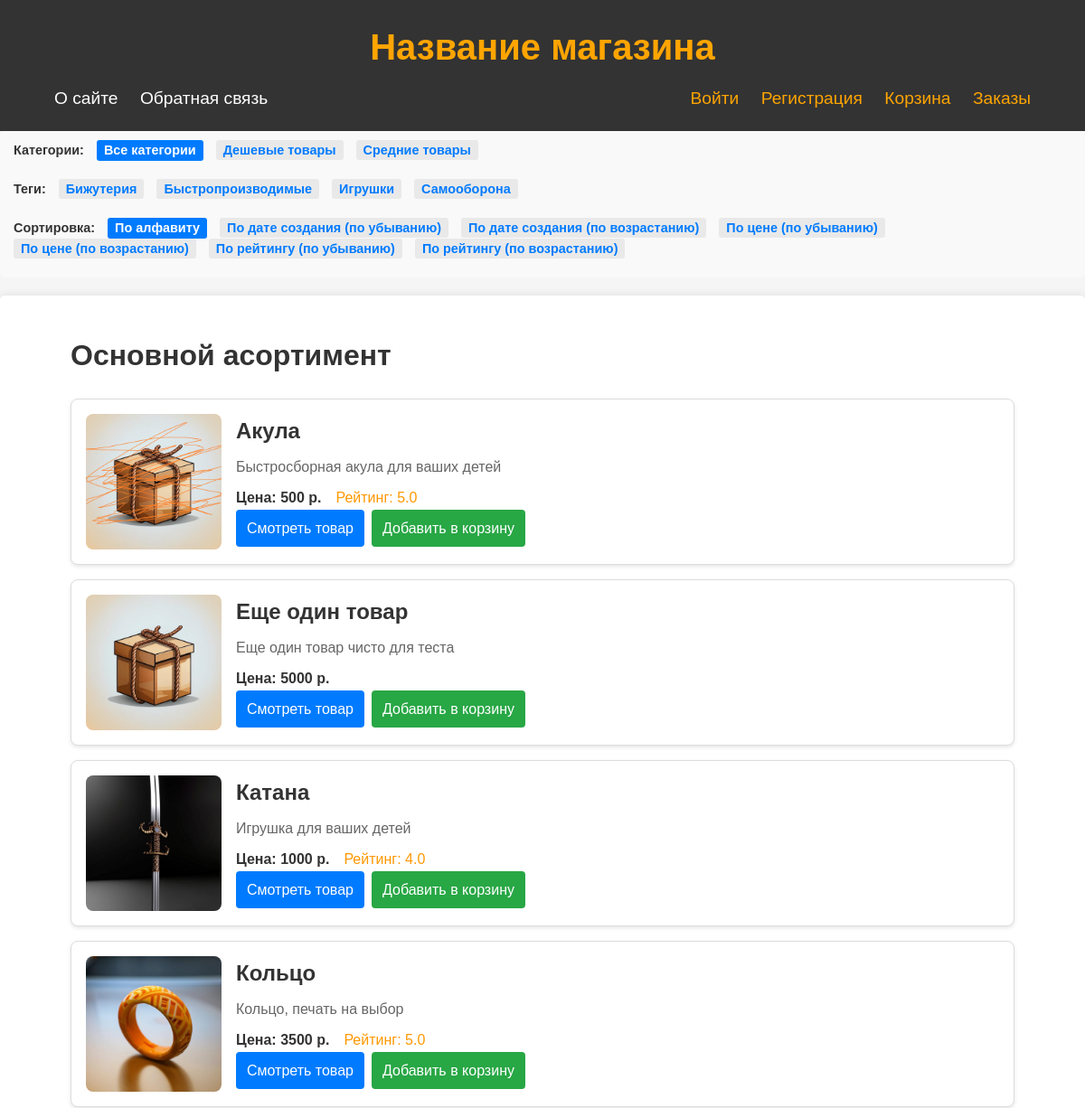
Before: / (upper part) with the older database file.
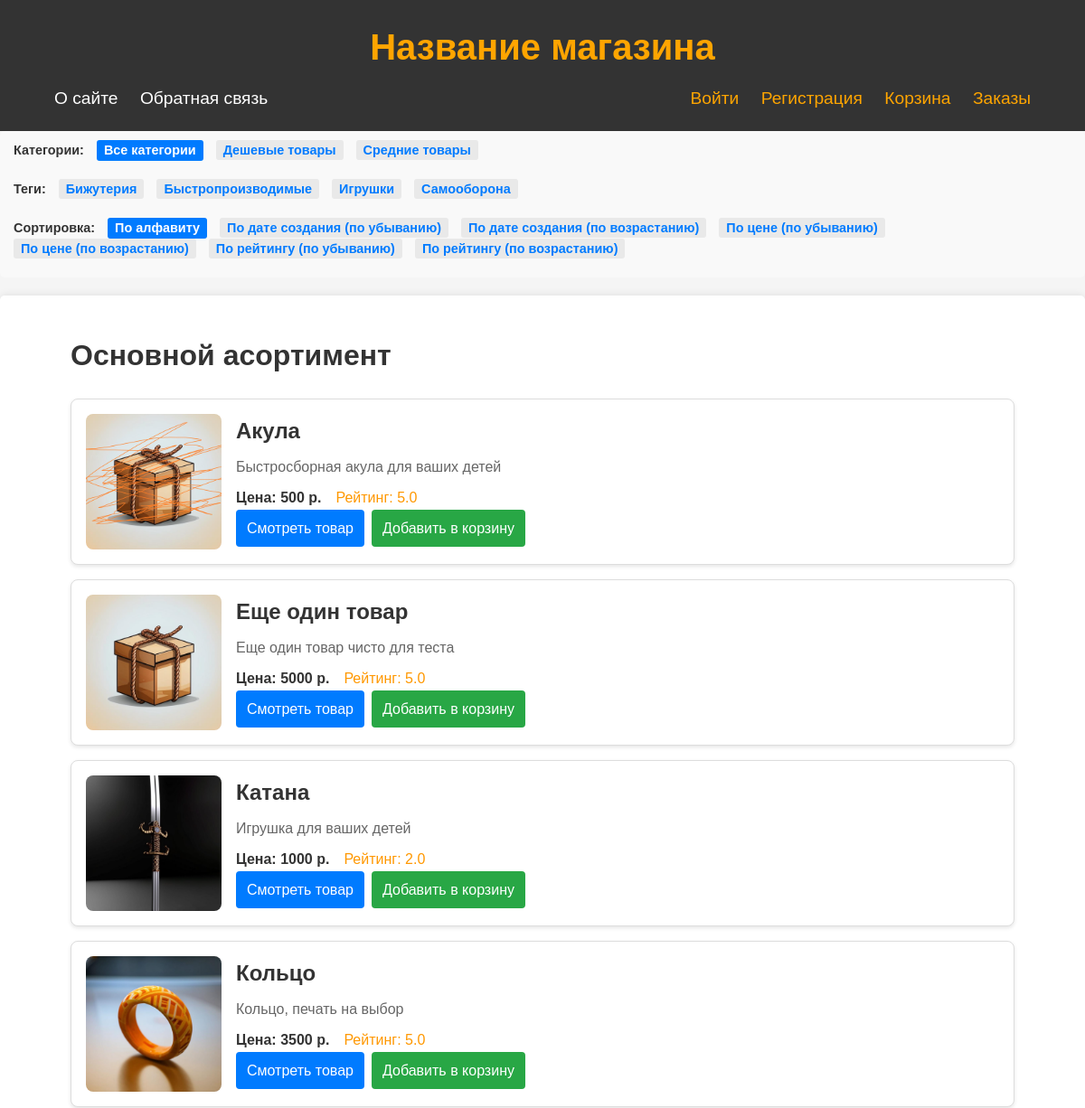
After: the same page with the newer database file.
### justsite/models.py (models this page shows, shortened)
class Items(models.Model):
    class Status(models.IntegerChoices):
        DRAFT = 0, 'Черновик'
        PUBLISHED = 1, 'На витрине'
    name = models.CharField(max_length=255, verbose_name="Название товара")
    slug = models.SlugField(max_length=255, db_index=True, unique=True, verbose_name="Слаг", validators=[
        MinLengthValidator(5, message="Минимум 5 символов"),
        MaxLengthValidator(100, message="Максимум 100 символов"),
    ])
    photo = models.ImageField(upload_to="photos/%Y/%m/%d/", default=None, blank=True, null=True, verbose_name="Фото")
    description = models.TextField(blank=True, verbose_name="Описание")
    time_create = models.DateTimeField(auto_now_add=True, verbose_name="Время создания")
    is_published = models.BooleanField(choices=tuple(map(lambda x: (bool(x[0]), x[1]), Status.choices)),
                                       default=Status.DRAFT, verbose_name="Статус")
    cat = models.ForeignKey('Category', on_delete=models.SET_NULL, related_name='items', verbose_name="Категория", null=True)
    tags = models.ManyToManyField('TagItem', blank=True, related_name='tags', verbose_name="Теги")
    price = models.IntegerField(blank=True, verbose_name="Цена", null=True)
    rate = models.FloatField(blank=True, verbose_name="Рейтинг", null=True)
    objects = models.Manager()
    published = PublishedModel()
    class Meta:
        ordering = ['name']
        indexes = [
            models.Index(fields=['name']),
        ]
        verbose_name = "Товары магазина"
        verbose_name_plural = 'Товары магазина'
    def get_absolute_url(self):
        return reverse('item', kwargs={'item_slug': self.slug})

### justsite/views.py (the view)
# urls.py: path('', views.PrintSiteHome.as_view(), name="home"),
class PrintSiteHome(DataMixin, ListView):
    template_name = 'justsite/index.html'
    context_object_name = 'items'
    title_page = "Основной асортимент"
    cat_selected = 0
    tag_selected = 0
    sort_selected = 'name'
    def get_queryset(self):
        queryset = Items.published.all().select_related('cat')
        sort = self.request.GET.get('sort', 'name')  # Получаем параметр 'sort' из запроса
        self.sort_selected = sort
        queryset = queryset.order_by(sort)
        return queryset
    def get_context_data(self, *, object_list=None, **kwargs):
        context = super().get_context_data(**kwargs)
        return self.get_mixin_context(context, sort_selected=self.sort_selected)

### justsite/context_processors.py (called while the page is built)
def get_site_context(request):
    return {'mainmenu': menu, 'index_ignore_list': ['about', 'contact']}

### justsite/models.py (called while the page is built)
    def get_queryset(self):
        return super().get_queryset().filter(is_published=Items.Status.PUBLISHED)

    def get_absolute_url(self):
        return reverse('category', kwargs={'cat_slug': self.slug})

    def get_absolute_url(self):
        return reverse('tag', kwargs={'tag_slug': self.slug})

### justsite/templatetags/pstags.py (called while the page is built)
@register.filter
def one_digit_after_dot(num, num_dig=1):
    if num:
        return format(num, f'.{num_dig}f')
    else:
        return format(num, f'.{num_dig}f')

@register.inclusion_tag('justsite/list_categories.html')
def show_categories(cat_selected_id=0):
    cats = Category.objects.annotate(total=Count("items")).filter(total__gt=0)
    return {"cats": cats, "cat_selected": cat_selected_id}

@register.inclusion_tag('justsite/list_tags.html')
def show_all_tags(tag_selected_id=0):
    tags = TagItem.objects.annotate(total=Count("tags")).filter(total__gt=0)
    return {"tags": tags, "tag_selected": tag_selected_id}

@register.inclusion_tag('justsite/list_sorts.html')
def show_sorts(sort_slug='name'):
    return {"sort_slug": sort_slug}

### justsite/templates/justsite/index.html (shortened to what this page needs)
{% extends 'base.html' %}
{% load pstags %}
{% load static %}
{% block breadcrumbs %}
{% if request.resolver_match.view_name not in index_ignore_list %}
{% show_categories cat_selected %}
{% show_all_tags tag_selected %}
{% show_sorts sort_selected %}
{% endif %}
{% endblock %}
{% block content %}
<h1>{{ title }}</h1>
{% for i in items %}
<div class="product-card">
        {% if i.photo %}
        <div class="product-image">
            <img src="{{i.photo.url}}" alt="{{i.name}}">
        </div>
        {% else %}
        <div class="product-image">
            <img src="{% static 'justsite/images/package.png' %}" alt="My image">
        </div>
        {% endif %}
    <div class="product-details">
        <h3 class="product-name">{{ i.name }}</h3>
        <div class="product-description">{{ i.description }}</div>
        <div class="product-info">
            <div class="product-price">Цена: {{ i.price }} р.</div>
            {% if i.rate %}
                <div class="product-rating">Рейтинг: {{ i.rate|one_digit_after_dot }}</div>
            {% endif %}
        </div>
        <div class="product-links">
            <a href="{{ i.get_absolute_url }}" class="view-product">Смотреть товар</a>
            <a href="{% url 'to_cart' i.slug %}" class="add-to-cart">Добавить в корзину</a>
        </div>
    </div>
</div>
{% endfor %}
{% endblock %}

Changed rows visible on the page:
changed Items "Еще один товар": rate empty → 5 (drawn); rate|one_digit_after_dot (not shown) → "5.0"
changed Items "Катана": rate|one_digit_after_dot "4.0" → "2.0"
